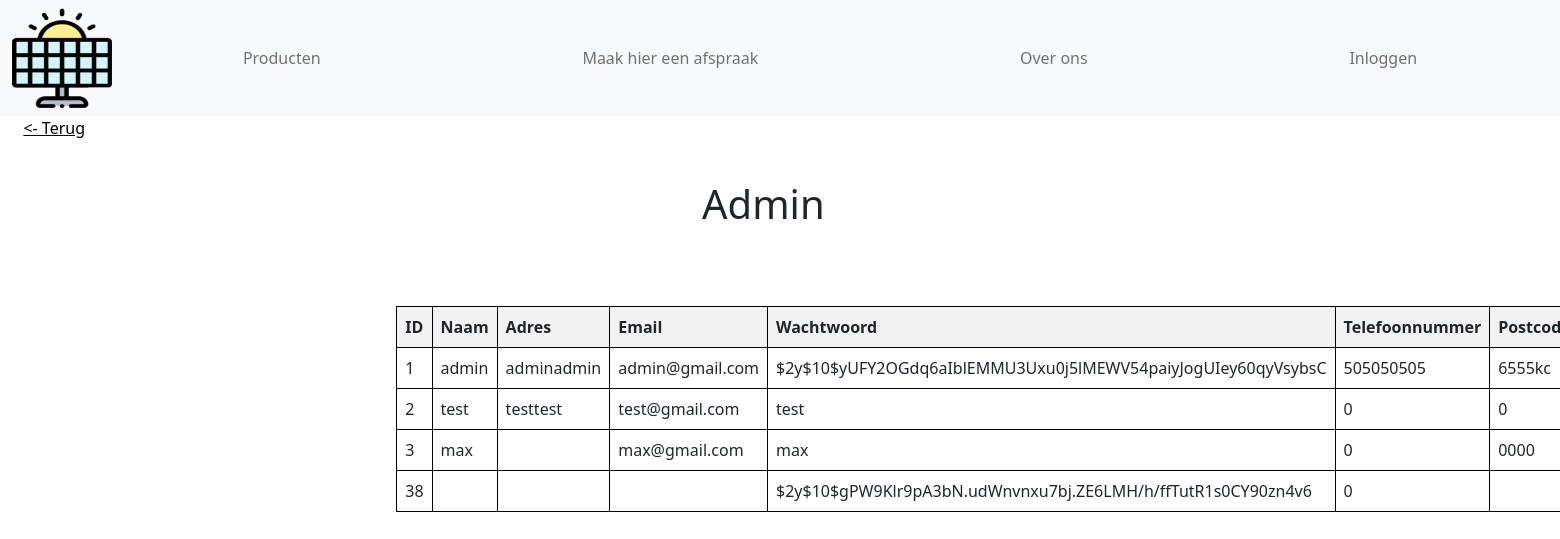
Screenshot of /useroverview.php with the database file from the repository.
### tables this page shows
CREATE TABLE `user` (
  `id` int(11) NOT NULL,
  `name` varchar(255) NOT NULL,
  `adress` varchar(255) NOT NULL,
  `email` varchar(255) NOT NULL,
  `password` varchar(255) NOT NULL,
  `phonenumber` int(10) NOT NULL,
  `place` varchar(255) NOT NULL,
  `zipcode` varchar(10) NOT NULL,
  `admin` int(45) DEFAULT NULL,
  `can_login` tinyint(1) DEFAULT 1
);

### useroverview.php (the view, shortened to what this page needs)
<!DOCTYPE html>
<html lang="en">
<head>
    <?php
    include_once ("header.php");
    ?>
    <link rel="stylesheet" href="css/style.css">
</head>
<?php
$conn = connection();
$sql = "SELECT id, name, adress, email, password, phonenumber, zipcode FROM user";
$result = $conn->query($sql);
$rows = array();
if ($result->rowCount() > 0) {
    while ($row = $result->fetch(PDO::FETCH_ASSOC)) {
        $rows[] = $row;
    }
} else {
    echo "0 results";
}
?>
<body style="background:#fff;">
    <input type="button" class="buttonback" value="<- Terug" onclick="window.location.href='admin.php'" />
    <h1 class="title">Admin</h1>
    <div class="tabeluser">
        <table>
            <thead>
                <tr>
                    <th>ID</th>
                    <th>Naam</th>
                    <th>Adres</th>
                    <th>Email</th>
                    <th>Wachtwoord</th>
                    <th>Telefoonnummer</th>
                    <th>Postcode</th>
                </tr>
            </thead>
            <tbody>
                <?php
                foreach ($rows as $row) {
                    echo "<tr>";
                    echo "<td>" . $row['id'] . "</td>";
                    echo "<td>" . $row['name'] . "</td>";
                    echo "<td>" . $row['adress'] . "</td>";
                    echo "<td>" . $row['email'] . "</td>";
                    echo "<td>" . $row['password'] . "</td>";
                    echo "<td>" . $row['phonenumber'] . "</td>";
                    echo "<td>" . $row['zipcode'] . "</td>";
                    echo "</tr>";
                }
                ?>
            </tbody>
        </table>
    </div>
</body>
</html>

### header.php (shortened to what this page needs)
<!DOCTYPE html>
<html lang="en">
<head>
    <link rel="stylesheet" href="https://cdn.jsdelivr.net/npm/bootstrap@5.2.3/dist/css/bootstrap.min.css"
>
    <link rel="stylesheet" href="css/style.css">
</head>
<body>
    <header>
        <nav class="navbar navbar-expand-lg bg-body-tertiary bg-light" data-bs-theme="dark">
            <div class="container-fluid">
                <a href="index.php"><img src="assets/Images/Logo.png" width="100" height="100"></a>
                <ul class="navbar-nav d-flexindex justify-content-around align-items- w-100">
                    <li class="nav-item">
                        <a class="nav-link" href="product.php">Producten</a>
                    </li>
                    <li class="nav-item">
                        <a class="nav-link" href="afspraak.php">Maak hier een afspraak</a>
                    </li>
                    <li class="nav-item">
                        <a class="nav-link" href="overons.php">Over ons</a>
                    </li>
                    <li class="nav-item dropdown">
                        <?php
                        if (isset($_SESSION["logged_in"]) && $_SESSION["logged_in"] === 1) { ?>
                            <a class="nav-link dropdown-toggle" href="#" id="navbarDropdown" role="button"
                                data-bs-toggle="dropdown" aria-expanded="false">
                                Account
                            </a>
                            <ul class="dropdown-menu" aria-labelledby="navbarDropdown">
                                <li><a class="dropdown-item" href="user.php">Mijn account</a></li>
                                <li><a class="dropdown-item" href="logout.php">Uitloggen</a></li>
                            </ul>
                        <?php } else { ?>
                            <a class="nav-link" href="login.php">Inloggen</a>
                        <?php } ?>
                    </li>
                </ul>
            </div>
        </nav>
    </header>
</body>
</html>

### css/style.css (style rules this page uses)
body { margin: 0px; background-image: url("../assets/Images/background.png"); background-color: white; height: 900px; background-position: 0 0; background-repeat: repeat; position: relative; animation: slide 30s linear infinite; }
table { border-collapse: collapse; width: 100%; }
th, td { border: 1px solid black; padding: 8px; text-align: left; }
th { background-color: #f2f2f2; }
.title { position: absolute; top: 20%; left: 45%; }
.buttonback { position: absolute; background-color: transparent; border: none; padding: 0; margin: 0; font-size: inherit; color: black; cursor: pointer; text-decoration: underline; left: 1.5%; }
table { position: absolute; border-collapse: collapse; width: 40%; top: 80%; left: 3%; }
.d-flexindex { display: flex; flex-wrap: wrap; justify-content: center; top: 15%; }
.tabeluser { position: absolute; top: 10%; left: 23%; height: 30%; width: 80%; }

### rows the page displays
user: id "1", name "admin", adress "adminadmin", email "admin@gmail.com", password "$2y$10$yUFY2OGdq6aIblEMMU3Uxu0j5lMEWV54paiyJogUIey60qyVsybsC", phonenumber "505050505", zipcode "6555kc"
user: id "2", name "test", adress "testtest", email "test@gmail.com", password "test", phonenumber "0", zipcode "0"
user: id "3", name "max", email "max@gmail.com", password "max", phonenumber "0", zipcode "0000"
user: id "38", password "$2y$10$gPW9Klr9pA3bN.udWnvnxu7bj.ZE6LMH/h/ffTutR1s0CY90zn4v6", phonenumber "0"
